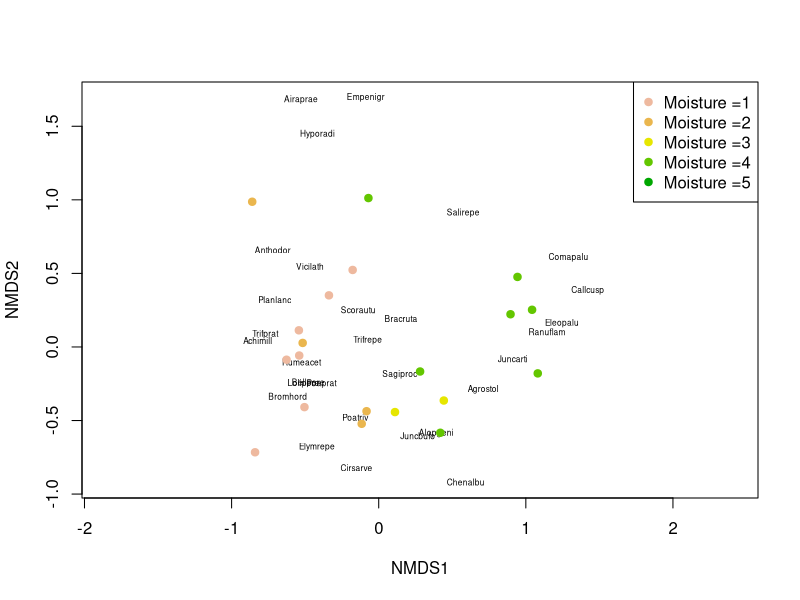
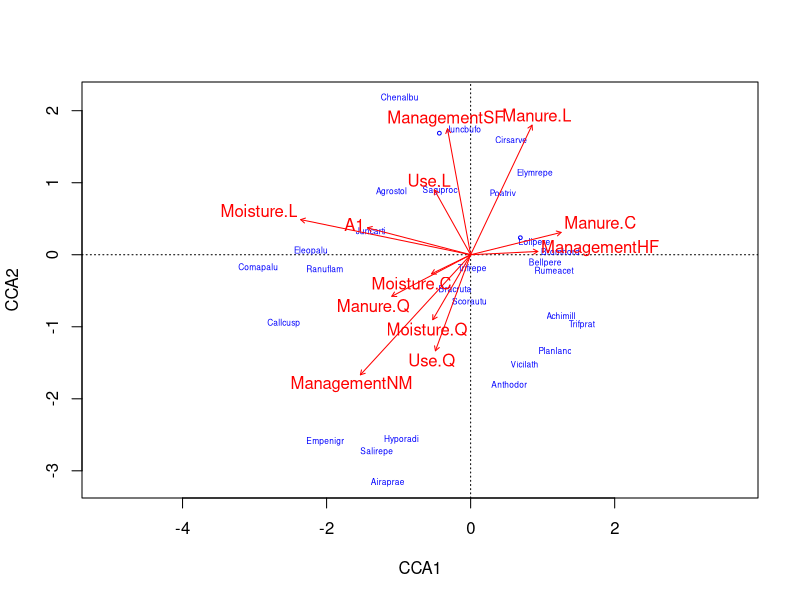

Recreate these plots in R, in order.
## ---- chunk 1
library(vegan)
data(dune)
data(dune.env)
?dune
## ---- chunk 2
dune_mds= metaMDS(dune)

## ---- chunk 3
    plot(dune_mds, type='n')
    text(dune_mds, 'sp', cex=.5)
    # generate vector of colors 
    color_vect = rev(terrain.colors(6))[-1]
    points(dune_mds, 'sites', pch=19, 
           col=color_vect[dune.env$Moisture])
    legend('topright', paste("Moisture =", 1:5, sep=''), 
           col=color_vect, pch=19)
## ---- chunk 4
rda_dune = rda(dune ~ . , data=dune.env)
rda_dune
RsquareAdj(rda_dune)

## ---- chunk 5
cca_dune = cca(dune ~ ., data=dune.env)
RsquareAdj(cca_dune, 100)
anova(cca_dune, permutations = 999)
anova(rda_dune, permutations=10)
## ---- chunk 6
anova(cca_dune, by= 'margin' , permutations = 999)

## ---- chunk 7
plot(cca_dune, type='n', scaling=1)
orditorp(cca_dune, display='sp', cex=0.5, scaling=1, col='blue')
text(cca_dune, display='bp', col='red')

